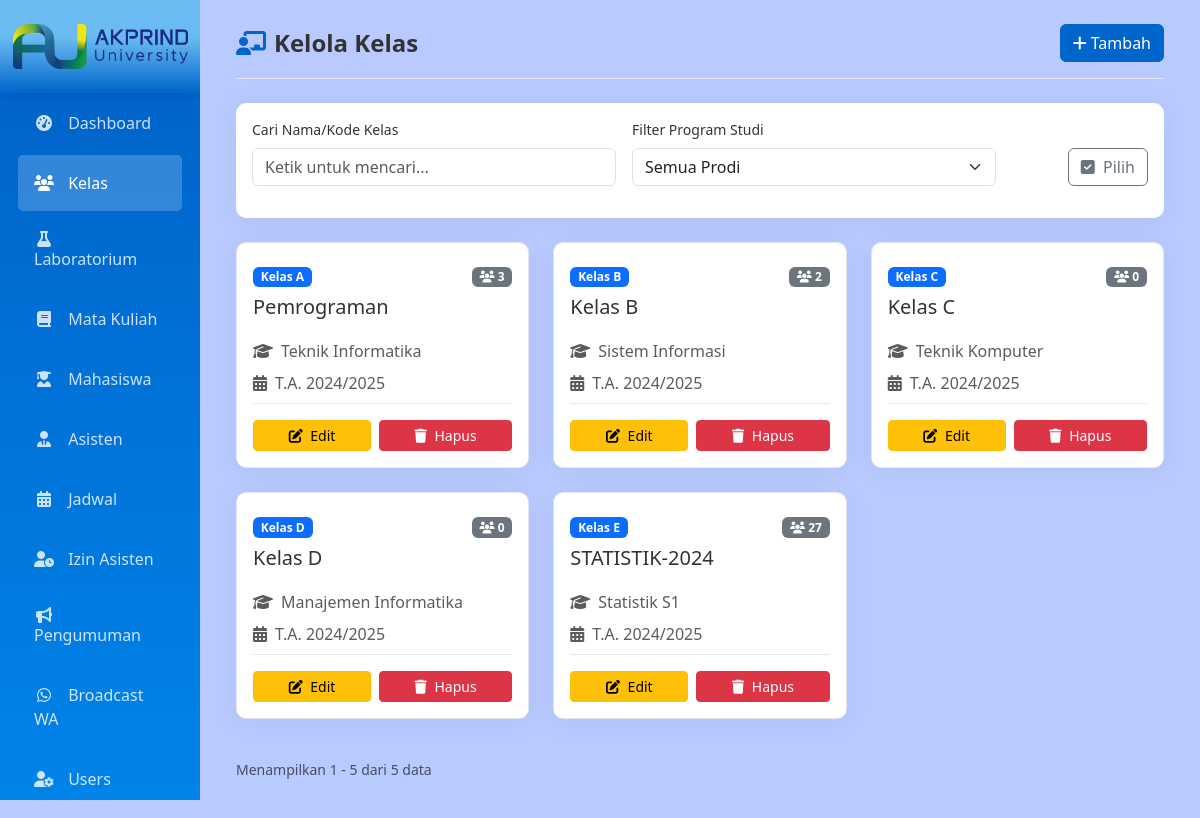
Page /index.php?page=admin_kelas (signed in) on the committed database.
### tables this page shows
CREATE TABLE `kelas` (
  `kode_kelas` char(1) NOT NULL,
  `nama_kelas` varchar(50) DEFAULT NULL,
  `program_studi` varchar(100) DEFAULT NULL,
  `tahun_ajaran` varchar(9) DEFAULT NULL
);

### pages/admin/kelas.php (the view, shortened to what this page needs)
<?php
$search = isset($_GET['search']) ? escape($_GET['search']) : '';
$per_page = 9;
$current_page = get_current_page();
$where_conditions = [];
$bind_types = "";
$bind_values = [];
$where_sql = count($where_conditions) > 0 ? "WHERE " . implode(" AND ", $where_conditions) : "";
$count_query_sql = "SELECT COUNT(*) as total FROM kelas k $where_sql";
$stmt_count = mysqli_prepare($conn, $count_query_sql);
mysqli_stmt_execute($stmt_count);
$total_data = mysqli_fetch_assoc(mysqli_stmt_get_result($stmt_count))['total'];
$offset = get_offset($current_page, $per_page);
$data_query_sql = "SELECT k.*, (SELECT COUNT(*) FROM mahasiswa m WHERE m.kode_kelas = k.kode_kelas) as jml_mahasiswa FROM kelas k $where_sql ORDER BY k.kode_kelas LIMIT ?, ?";
$stmt_kelas = mysqli_prepare($conn, $data_query_sql);
$data_bind_types = $bind_types . "ii";
$data_bind_values = array_merge($bind_values, [$offset, $per_page]);
mysqli_stmt_bind_param($stmt_kelas, $data_bind_types, ...$data_bind_values);
mysqli_stmt_execute($stmt_kelas);
$kelas = mysqli_stmt_get_result($stmt_kelas);
    ?>
<?php include 'includes/header.php'; ?>
<div class="container-fluid">
    <div class="row">
        <div class="col-md-3 col-lg-2 px-0">
            <?php include 'includes/sidebar.php'; ?>
        </div>
        <div class="col-md-9 col-lg-10">
            <div class="content-wrapper p-4">
                <div class="page-header d-flex justify-content-between align-items-center">
                    <h4 class="mb-0"><i class="fas fa-chalkboard-teacher me-2"></i>Kelola Kelas</h4>
                    <button class="btn btn-primary" data-bs-toggle="modal" data-bs-target="#modalTambah">
                        <i class="fas fa-plus me-1"></i>Tambah
                    </button>
                </div>
                <div class="card mb-4">
                    <div class="card-body">
                        <form method="GET" class="row g-3 align-items-end" onsubmit="return false;">
                            <div class="col-12 col-md-5">
                                <label for="searchInput" class="form-label small">Cari Nama/Kode Kelas</label>
                                <input type="text" name="search" id="searchInput" class="form-control" placeholder="Ketik untuk mencari..." value="<?= htmlspecialchars($search) ?>">
                            </div>
                            <div class="col-12 col-md-5">
                                <label for="prodiFilter" class="form-label small">Filter Program Studi</label>
                                <select name="prodi" id="prodiFilter" class="form-select">
                                    <option value="">Semua Prodi</option>
                                </select>
                            </div>
                            <div class="col-12 col-md-2 d-flex flex-column flex-md-row align-items-stretch align-items-md-end justify-content-md-end gap-2">
                                <button type="button" class="btn btn-outline-secondary" id="btnSelectMode" onclick="toggleSelectMode()">
                                    <i class="fas fa-check-square me-1"></i> Pilih
                                </button>
                            </div>
                        </form>
                    </div>
                </div>
                <div id="kelasContainer">
                <div class="row">
                    <?php if (mysqli_num_rows($kelas) > 0): ?>
                        <?php while ($k = mysqli_fetch_assoc($kelas)): ?>
                            <div class="col-lg-4 col-md-6 mb-4">
                                <div class="card h-100 class-card position-relative" id="card-<?= $k['kode_kelas'] ?>">
                                    <div class="card-body d-flex flex-column">
                                        <div class="d-flex justify-content-between align-items-start mb-3">
                                            <div>
                                                <span class="badge bg-primary mb-2">Kelas <?= htmlspecialchars($k['kode_kelas']) ?></span>
                                                <h5 class="card-title mb-1"><?= htmlspecialchars($k['nama_kelas']) ?></h5>
                                            </div>
                                            <span class="badge bg-secondary"><i class="fas fa-users"></i> <?= htmlspecialchars($k['jml_mahasiswa']) ?></span>
                                        </div>
                                        <p class="text-muted mb-2"><i class="fas fa-graduation-cap me-2"></i><?= htmlspecialchars($k['program_studi']) ?></p>
                                        <p class="text-muted mb-2"><i class="fas fa-calendar-alt me-2"></i>T.A. <?= htmlspecialchars($k['tahun_ajaran']) ?></p>
                                        <div class="action-buttons">
                                            <button class="btn btn-sm btn-warning" onclick="editKelas('<?= htmlspecialchars($k['kode_kelas'], ENT_QUOTES) ?>', '<?= htmlspecialchars($k['nama_kelas'], ENT_QUOTES) ?>', '<?= htmlspecialchars($k['program_studi'], ENT_QUOTES) ?>', '<?= htmlspecialchars($k['tahun_ajaran'], ENT_QUOTES) ?>')">
                                                <i class="fas fa-edit me-1"></i> Edit
                                            </button>
                                            <button class="btn btn-sm btn-danger" onclick="confirmSlideDelete('single', '<?= htmlspecialchars($k['kode_kelas'], ENT_QUOTES) ?>')">
                                                <i class="fas fa-trash me-1"></i> Hapus
                                            </button>
                                        </div>
                                    </div>
                                </div>
                            </div>
                        <?php endwhile; ?>
                    <?php else: ?>
                        <div class="col-12"><div class="alert alert-info text-center">Data kelas tidak ditemukan.</div></div>
                    <?php endif; ?>
                </div>
                <?php if ($total_data > 0): ?>
                    <div class="d-flex flex-column flex-md-row justify-content-between align-items-center mt-3 gap-2">
                        <?= render_pagination_info($current_page, $per_page, $total_data) ?>
                    </div>
                <?php endif; ?>
                </div>
            </div>
        </div>
    </div>
</div>
<?php include 'includes/footer.php'; ?>

### includes/header.php (style rules this page uses)
:root { --primary-color: #0066cc; --prima-color: #0099ffff; --primari-color: #0066ccff; --secondary-color: #00ccff; --success-color: #66cc00; --info-color: #00ccff; --warning-color: #ffaa00; --danger-color: #ff3333; --bg-body: #b8caff; --bg-card: #ffffff; --bg-input: #ffffff; --text-main: #333333; --text-muted: #858796; --border-color: #e3e6f0; --topbar-bg: #ffffff; --header-bg: #f8f9fc; --putih: #ffffff; --banner-gradient: linear-gradient(90deg, #0066cc, #0099ff, #16a1fdff); --card-shadow: 0 0.15rem 1.75rem 0 rgba(58,59,69,.1); --sidebar-bg: linear-gradient(180deg, #0066cc 10%, #0099ff 100%); --sidebar-brand-bg: linear-gradient(180deg, #6abbf1ff 40%, #0066cc 100%); }
body { font-family: 'Segoe UI', Tahoma, Geneva, Verdana, sans-serif; background-color: var(--bg-body); color: var(--text-main); overflow-x: hidden; transition: background-color 0.3s, color 0.3s; }
.content-wrapper { min-height: 100vh; }
.card { background-color: var(--bg-card); border: none; color: var(--text-main); box-shadow: 0 0.15rem 1.75rem 0 rgba(0,0,0,.05); border-radius: 10px; }
.btn-primary { background-color: var(--primary-color); border-color: var(--primary-color); }
.page-header { border-bottom: 1px solid var(--border-color); padding-bottom: 1rem; margin-bottom: 1.5rem; }
.page-header h4 { font-weight: 700; color: var(--text-main); }
.page-header h4 i { color: var(--primary-color); }
.content-wrapper > div > h4 > i, .content-wrapper > h4 > i, .content-wrapper h4.mb-0 > i, .content-wrapper h4.mb-4 > i, .page-header-banner h4 > i { color: var(--primary-color) !important; }
@media (min-width: 992px) { .row > .col-md-3.col-lg-2 { position: fixed; top: 0; left: 0; width: 16.666667%; height: 100vh; overflow-y: auto; z-index: 1000; padding: 0 !important; } }
@media (min-width: 992px) { .row > .col-md-9.col-lg-10 { margin-left: 16.666667%; width: 83.333333% !important; max-width: 83.333333% !important; flex: 0 0 83.333333% !important; } }

### pages/admin/kelas.php (style rules this page uses)
.class-card .card-body { padding-top: 1.5rem; transition: padding-top 0.3s ease; }
.class-card .action-buttons { display: flex; gap: 0.5rem; margin-top: auto; padding-top: 1rem; border-top: 1px solid var(--border-color); }
.class-card .action-buttons .btn { flex-grow: 1; }
.class-card { transition: all 0.2s; border: 1px solid var(--border-color); background-color: var(--bg-card); }
body { padding-bottom: 80px; }

### rows in the picture
kelas: kode_kelas "A", nama_kelas "Pemrograman", jml_mahasiswa "3", program_studi "Teknik Informatika", tahun_ajaran "2024/2025"
kelas: kode_kelas "B", nama_kelas "Kelas B", jml_mahasiswa "2", program_studi "Sistem Informasi", tahun_ajaran "2024/2025"
kelas: kode_kelas "C", nama_kelas "Kelas C", jml_mahasiswa "0", program_studi "Teknik Komputer", tahun_ajaran "2024/2025"
kelas: kode_kelas "D", nama_kelas "Kelas D", jml_mahasiswa "0", program_studi "Manajemen Informatika", tahun_ajaran "2024/2025"
kelas: kode_kelas "E", nama_kelas "STATISTIK-2024", jml_mahasiswa "27", program_studi "Statistik S1", tahun_ajaran "2024/2025"

### other values in the picture
$start "1"
$end "5"
$total_data "5"
